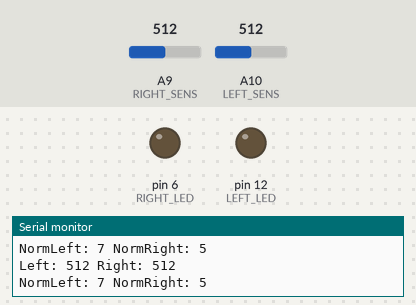
A sketch run on a simulated Arduino Mega 2560, built with avr-gcc and run on an emulated ATmega2560. Shown: output pins drawn as LEDs (lit = HIGH), the last lines printed to the serial monitor. Inputs (shaded band) come from the test bench; at power-on: A10 (LEFT_SENS) = 512, A9 (RIGHT_SENS) = 512.

Above: at 1.3 s.
1.4 s: A10 (LEFT_SENS) set to 633
2.9 s: A10 (LEFT_SENS) set to 658
At 4.2 s:
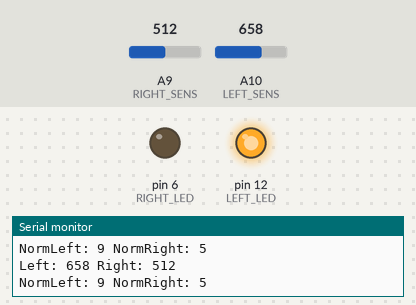
4.5 s: A10 (LEFT_SENS) set to 10
At 5.7 s:
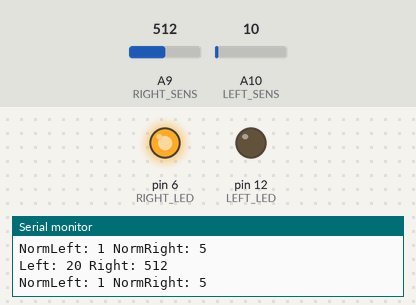
6.0 s: A10 (LEFT_SENS) set to 87
7.5 s: A10 (LEFT_SENS) set to 104
At 8.2 s:
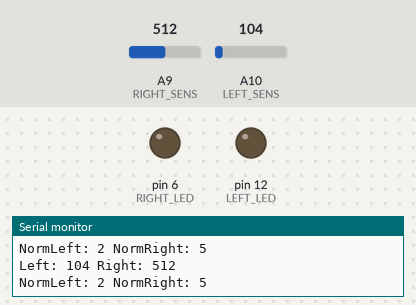
9.0 s: A10 (LEFT_SENS) set to 0
At 9.5 s:
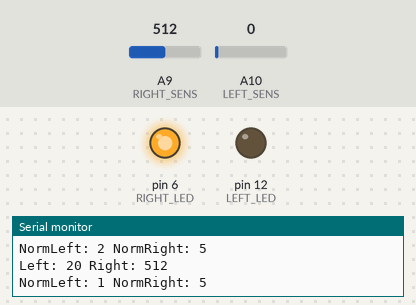
Timing chart, 0 to 11.5 s (numbered marks = the images above; inputs shaded):
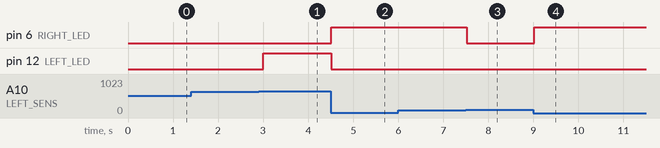

Measured:
- the behaviour switches between 642 and 643 on A10 (LEFT_SENS) (found by bisection; images 0 and 1)
- the behaviour switches between 97 and 98 on A10 (LEFT_SENS) (found by bisection; images 2 and 3)
- after the input at 2.9 s, pin 12 (LEFT_LED): LOW → HIGH after 0.11 s
- after the input at 4.5 s, pin 6 (RIGHT_LED): LOW → HIGH at once; pin 12 (LEFT_LED): HIGH → LOW at once
- after the input at 7.5 s, pin 6 (RIGHT_LED): HIGH → LOW at once
- after the input at 9.0 s, pin 6 (RIGHT_LED): LOW → HIGH at once

The sketch:

SensorePostura.ino
```cpp
#define LEFT_LED 12
#define RIGHT_LED 6
#define LEFT_SENS A10
#define RIGHT_SENS A9
#define SOGLIA 3

int left, minLeft, maxLeft;
int right, minRight, maxRight;


void setup() {
  minLeft=20;
  maxLeft=720;
  minRight=150;
  maxRight=920;

  pinMode(LEFT_LED, OUTPUT);
  pinMode(RIGHT_LED, OUTPUT);
  Serial.begin(9600);
}

void loop() {
  left = analogRead(LEFT_SENS);
  right = analogRead(RIGHT_SENS);
  if (left > maxLeft) left=maxLeft;
  if (left < minLeft) left=minLeft;
  if (right > maxRight) right=maxRight;
  if (right < minRight) right=minRight;
Serial.print("Left: ");
Serial.print(left);
Serial.print(" Right: ");
Serial.println(right);

  left = map(left,minLeft,maxLeft,1,10);
  right = map(right,minRight,maxRight,1,10);

Serial.print("NormLeft: ");
Serial.print(left);
Serial.print(" NormRight: ");
Serial.println(right);

  if (left > (right + SOGLIA)) digitalWrite(LEFT_LED, HIGH);
  else digitalWrite(LEFT_LED,LOW);
  if (right >(left + SOGLIA)) digitalWrite(RIGHT_LED, HIGH);
  else digitalWrite(RIGHT_LED, LOW);
  delay(500);

}
```
